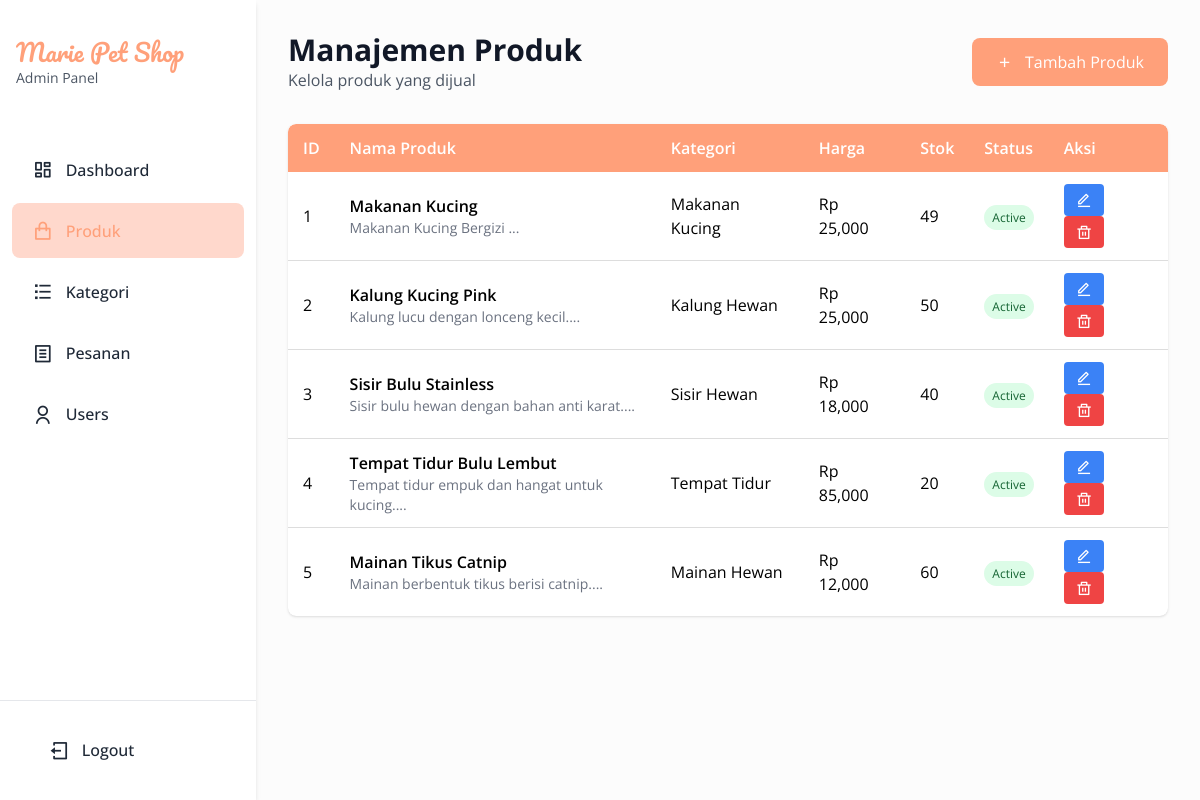
/admin/products.php (signed in), run on the app's committed database.
### tables this page shows
CREATE TABLE `products` (
  `id` int(11) NOT NULL,
  `name` varchar(200) NOT NULL,
  `description` text DEFAULT NULL,
  `price` decimal(10,2) NOT NULL,
  `stock` int(11) DEFAULT 0,
  `category_id` int(11) DEFAULT NULL,
  `image` varchar(255) DEFAULT NULL,
  `status` enum('active','inactive') DEFAULT 'active',
  `created_at` timestamp NOT NULL DEFAULT current_timestamp()
);

CREATE TABLE `categories` (
  `id` int(11) NOT NULL,
  `name` varchar(100) NOT NULL,
  `description` text DEFAULT NULL,
  `created_at` timestamp NOT NULL DEFAULT current_timestamp()
);

### admin/products.php (the view, shortened to what this page needs)
<?php
$database = new Database();
$db = $database->getConnection();
$query = "SELECT p.*, c.name as category_name FROM products p
          LEFT JOIN categories c ON p.category_id = c.id
          ORDER BY p.created_at DESC";
$stmt = $db->prepare($query);
$stmt->execute();
$products = $stmt->fetchAll(PDO::FETCH_ASSOC);
?>
<!DOCTYPE html>
<html lang="en">
<head>
    <script src="https://cdn.tailwindcss.com"></script>
    <link rel="stylesheet" href="https://cdnjs.cloudflare.com/ajax/libs/remixicon/4.6.0/remixicon.min.css" />
</head>
<body>
    <div class="sidebar">
        <div class="logo-container">
            <h1 class="logo-text text-2xl text-primary">Marie Pet Shop</h1>
            <p class="text-sm text-gray-600">Admin Panel</p>
        </div>
        <nav>
            <a href="dashboard.php">
                <i class="ri-dashboard-line"></i>
                Dashboard
            </a>
            <a href="products.php" class="active">
                <i class="ri-shopping-bag-line"></i>
                Produk
            </a>
            <a href="categories.php">
                <i class="ri-list-check"></i>
                Kategori
            </a>
            <a href="orders.php">
                <i class="ri-file-list-line"></i>
                Pesanan
            </a>
            <a href="users.php">
                <i class="ri-user-line"></i>
                Users
            </a>
        </nav>
        <div class="logout-section">
            <a href="../auth/logout.php">
                <i class="ri-logout-box-line"></i>
                Logout
            </a>
        </div>
    </div>
    <div class="content">
        <div class="flex justify-between items-center mb-8">
            <div>
                <h1 class="text-3xl font-bold text-gray-900">Manajemen Produk</h1>
                <p class="text-gray-600">Kelola produk yang dijual</p>
            </div>
            <button onclick="openAddModal()" class="bg-primary text-white px-6 py-3 rounded-button hover:bg-secondary transition-colors">
                <i class="ri-add-line mr-2"></i>
                Tambah Produk
            </button>
        </div>
        <div class="bg-white rounded-lg shadow overflow-hidden">
            <table>
                <thead>
                    <tr>
                        <th>ID</th>
                        <th>Nama Produk</th>
                        <th>Kategori</th>
                        <th>Harga</th>
                        <th>Stok</th>
                        <th>Status</th>
                        <th>Aksi</th>
                    </tr>
                </thead>
                <tbody>
                    <?php foreach ($products as $product): ?>
                    <tr>
                        <td><?php echo $product['id']; ?></td>
                        <td>
                            <div>
                                <div class="font-semibold"><?php echo $product['name']; ?></div>
                                <div class="text-sm text-gray-500"><?php echo substr($product['description'], 0, 50); ?>...</div>
                            </div>
                        </td>
                        <td><?php echo $product['category_name']; ?></td>
                        <td>Rp <?php echo number_format($product['price']); ?></td>
                        <td><?php echo $product['stock']; ?></td>
                        <td>
                            <span class="px-2 py-1 text-xs rounded-full <?php echo $product['status'] == 'active' ? 'bg-green-100 text-green-800' : 'bg-red-100 text-red-800'; ?>">
                                <?php echo ucfirst($product['status']); ?>
                            </span>
                        </td>
                        <td>
                            <button onclick="editProduct(<?php echo htmlspecialchars(json_encode($product)); ?>)"
                                    class="bg-blue-500 text-white px-3 py-1 rounded mr-2 hover:bg-blue-600">
                                <i class="ri-edit-line"></i>
                            </button>
                            <button onclick="deleteProduct(<?php echo $product['id']; ?>)"
                                    class="bg-red-500 text-white px-3 py-1 rounded hover:bg-red-600">
                                <i class="ri-delete-bin-line"></i>
                            </button>
                        </td>
                    </tr>
                    <?php endforeach; ?>
                </tbody>
            </table>
        </div>
    </div>
</body>
</html>

### admin/products.php (style rules this page uses)
body { font-family: 'Open Sans', sans-serif; background-color: #FFF5F7; display: flex; min-height: 100vh; padding: 0; }
.logo-text { font-family: 'Pacifico', serif; }
.sidebar { flex-shrink: 0; width: 256px; background-color: white; box-shadow: 0 4px 6px -1px rgba(0, 0, 0, 0.1), 0 2px 4px -1px rgba(0, 0, 0, 0.06); z-index: 50; display: flex; flex-direction: column; padding-top: 20px; min-height: 100vh; align-self: stretch; }
.sidebar .logo-container { padding: 1rem; margin-bottom: 2rem; }
.sidebar nav { flex-grow: 1; }
.sidebar a { display: flex; align-items: center; padding: 12px 20px; color: #1f2937; font-weight: 500; border-radius: 8px; margin: 6px 12px; text-decoration: none; transition: background-color 0.3s ease, color 0.3s ease; }
.sidebar a:hover, .sidebar a.active { background-color: #FFD8CC; color: #FFA07A; }
.sidebar a i { margin-right: 12px; font-size: 1.3rem; }
.sidebar .logout-section { margin-top: auto; padding: 1rem; border-top: 1px solid #e5e7eb; }
.content { flex-grow: 1; padding: 2rem; background-color: #fcfcfc; }
table { border-collapse: collapse; width: 100%; background-color: white; border-radius: 8px; overflow: hidden; box-shadow: 0 4px 6px -1px rgba(0, 0, 0, 0.1), 0 2px 4px -1px rgba(0, 0, 0, 0.06); }
th, td { padding: 12px 15px; text-align: left; }
th { background-color: #FFA07A; color: white; font-weight: 600; border-bottom: none; }
tbody tr { border-bottom: 1px solid #ddd; }
tbody tr:last-child { border-bottom: none; }

### data on the page
products: id "1", name "Makanan Kucing", description "Makanan Kucing Bergizi", category.name "Makanan Kucing", price "25,000", stock "49", status "Active"
products: id "2", name "Kalung Kucing Pink", description "Kalung lucu dengan lonceng kecil.", category.name "Kalung Hewan", price "25,000", stock "50", status "Active"
products: id "3", name "Sisir Bulu Stainless", description "Sisir bulu hewan dengan bahan anti karat.", category.name "Sisir Hewan", price "18,000", stock "40", status "Active"
products: id "4", name "Tempat Tidur Bulu Lembut", description "Tempat tidur empuk dan hangat untuk kucing.", category.name "Tempat Tidur", price "85,000", stock "20", status "Active"
products: id "5", name "Mainan Tikus Catnip", description "Mainan berbentuk tikus berisi catnip.", category.name "Mainan Hewan", price "12,000", stock "60", status "Active"
